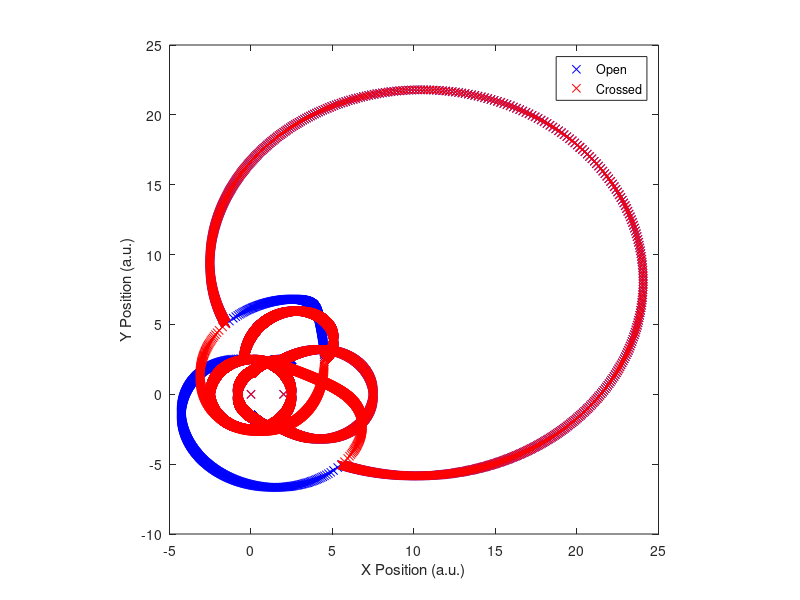
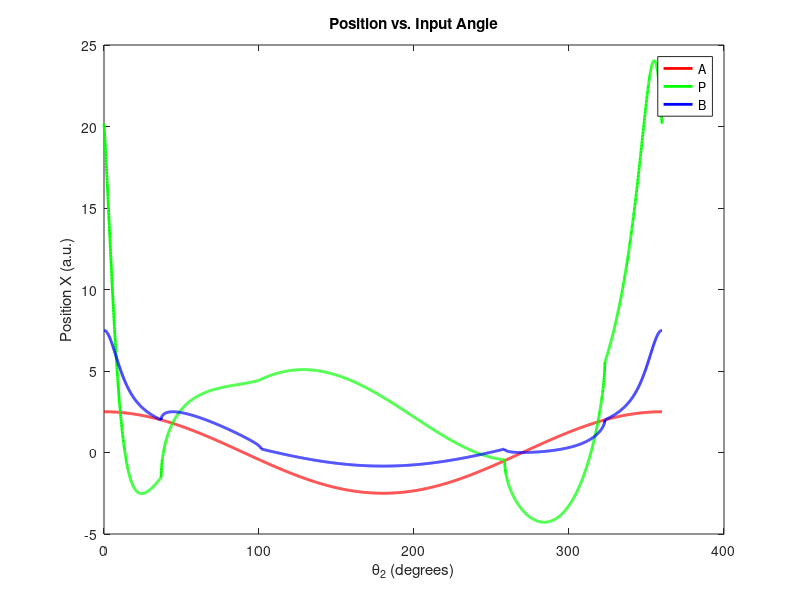
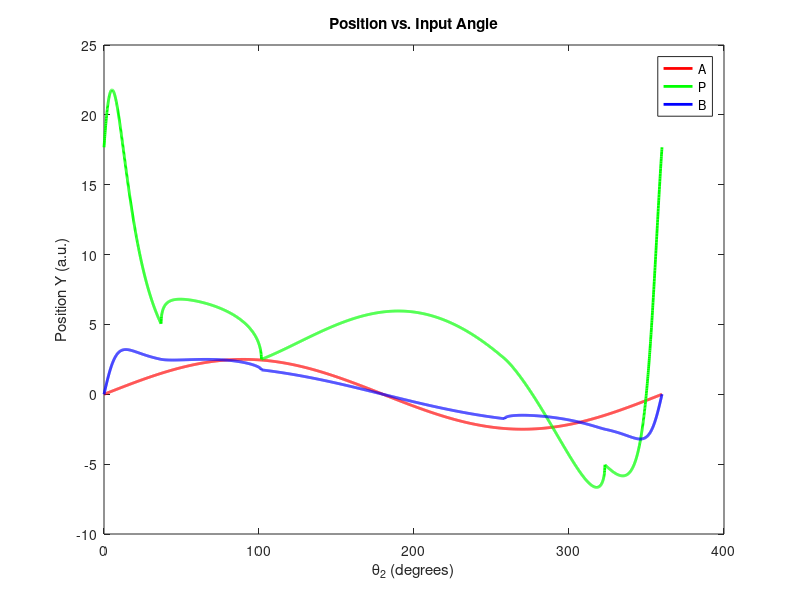
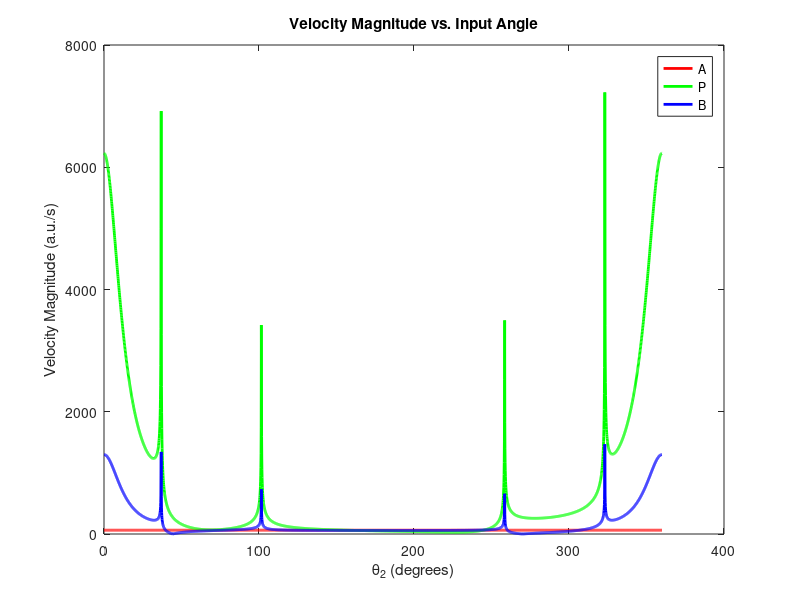

Write MATLAB code to recreate these figures, in order.
% Kevin Smiley, Alex Riley, Jared Strutton, Jason Tucker
% MAE 4120 Project 1
% 9/8/2015

clc;clear all;format long
% Calculates Position, Velocity, and Acceleration for any point on a
% Grashof condition fourbar linkage given the link lengths

%%%%%%%%%%%%%%%%%%%%%%%%%%%%%%%%%%%%%%%%%%%%%%%%%%%%%%%%%%%%%%%%%%%%%%%%%%%
%Input Parameters

start_angle = 0; %Start Angle for analysis
end_angle = 360;   %End angle for analysis
h = .1;             %Step Size for Angle Incrementation
theta2 = start_angle:h:end_angle;
omega2 =25;       %Angular Velocity of driver link (Link 2)
alpha2 = -4;        %Angular Acceleration of driver link (Link 2)
a = 2.5;         %Link 2 Length
b = 1;             %Link 3 Length
c = 2.5;           %Link 4 Length
d = 2;          %Link 1 Length
p =  5;          %Distance from point A to coupler point
PHI = 45;          %Angle of coupler point from link 3
Orientation = 1;   %Enter 1=Open, 2=Crossed

%%%%%%%%%%%%%%%%%%%%%%%%%%%%%%%%%%%%%%%%%%%%%%%%%%%%%%%%%%%%%%%%%%%%%%%%%%%
%Position Analysis
% theta2 = start_angle:h:end_angle;
K1 = d/a;
K2 = d/c;
K3 = ((a^2)-(b^2)+(c^2)+(d^2))/(2*a*c);
K4 = d/b;
K5 = ((c^2)-(d^2)-(a^2)-(b^2))/(2*a*b);

A = cosd(theta2)-K1-(K2*cosd(theta2))+K3;
B = -2*sind(theta2);
C = K1-((K2+1)*cosd(theta2))+K3;
D = cosd(theta2)-K1+(K4*cosd(theta2))+K5;
E = -2*sind(theta2);
F = K1+((K4-1)*cosd(theta2))+ K5;

num3_1 = -E-sqrt((E.^2)-(4.*D.*F));
num3_2 = -E+sqrt((E.^2)-(4.*D.*F));
den3 = 2*D;

num4_1 = -B-sqrt((B.^2)-(4.*A.*C));
num4_2 = -B+sqrt((B.^2)-(4.*A.*C));
den4 = 2*A;

theta3_1 = 2*atand(num3_1./den3);
theta3_2 = 2*atand(num3_2./den3);
theta4_1 = 2*atand(num4_1./den4);
theta4_2 = 2*atand(num4_2./den4);

% Position Results
PA_x = a*cosd(theta2);
PA_y = a*sind(theta2);
PB_1_x = b*cosd(theta3_1)+PA_x ;
PB_1_y = b*sind(theta3_1)+PA_y ;
PB_2_x = b*cosd(theta3_2)+PA_x ;
PB_2_y = b*sind(theta3_2)+PA_y ;
PPA_1_x = p*cosd(theta3_1+PHI) ;
PPA_1_y = p*sind(theta3_1+PHI) ;
PPA_2_x = p*cosd(theta3_2+PHI) ;
PPA_2_y = p*sind(theta3_2+PHI) ;
PP_1_x = PPA_1_x + PA_x;
PP_1_y = PPA_1_y + PA_y;
PP_2_x = PPA_2_x + PA_x;
PP_2_y = PPA_2_y + PA_y;

%%%%%%%%%%%%%%%%%%%%%%%%%%%%%%%%%%%%%%%%%%%%%%%%%%%%%%%%%%%%%%%%%%%%%%%%%%%
% Velocity Analysis

omega3_1 = (a*omega2.*sind(theta4_1-theta2))./(b*sind(theta3_1-theta4_1));
omega3_2 = (a*omega2.*sind(theta4_2-theta2))./(b*sind(theta3_2-theta4_2));
omega4_1 = (a*omega2.*sind(theta2-theta3_1))./(c*sind(theta4_1-theta3_1));
omega4_2 = (a*omega2.*sind(theta2-theta3_2))./(c*sind(theta4_2-theta3_2));

% Velocity Results
VA = a*omega2.*(-sind(theta2)+(1i*cosd(theta2)));
VA_x = real(VA);
VA_y = imag(VA);
VA_mag = abs(VA);
VA_ang = angle(VA)*(180/pi);

VBA_1 = b*omega3_1.*(-sind(theta3_1)+(1i*cosd(theta3_1)));
VBA_1_x = real(VBA_1);
VBA_1_y = imag(VBA_1);
VBA_1_mag = abs(VBA_1);
VBA_1_ang = angle(VBA_1)*(180/pi);

VBA_2 = b*omega3_2.*(-sind(theta3_2)+(1i*cosd(theta3_2)));
VBA_2_x = real(VBA_2);
VBA_2_y = imag(VBA_2);
VBA_2_mag = abs(VBA_2);
VBA_2_ang = angle(VBA_2)*(180/pi);

VB_1 = c*omega4_1.*(-sind(theta4_1)+(1i*cosd(theta4_1)));
VB_1_x = real(VB_1);
VB_1_y = imag(VB_1);
VB_1_mag = abs(VB_1);
VB_1_ang = angle(VB_1)*(180/pi);

VB_2 = c*omega4_2.*(-sind(theta4_2)+(1i*cosd(theta4_2)));
VB_2_x = real(VB_2);
VB_2_y = imag(VB_2);
VB_2_mag = abs(VB_2);
VB_2_ang = angle(VB_2)*(180/pi);

VPA_1 = p*omega3_1.*(-sind(theta3_1+PHI)+(1i*cosd(theta3_1+PHI)));
VPA_1_x = real(VPA_1);
VPA_1_y = imag(VPA_1);
VPA_1_mag = abs(VPA_1);
VPA_1_ang = angle(VPA_1)*(180/pi);

VPA_2 = p*omega3_2.*(-sind(theta3_2+PHI)+(1i*cosd(theta3_2+PHI)));
VPA_2_x = real(VPA_2);
VPA_2_y = imag(VPA_2);
VPA_2_mag = abs(VPA_2);
VPA_2_ang = angle(VPA_2)*(180/pi);

VP_1 = VPA_1+VA;
VP_1_x = real(VP_1);
VP_1_y = imag(VP_1);
VP_1_mag = abs(VP_1);
VP_1_ang = angle(VP_1)*(180/pi);

VP_2 = VPA_2+VA;
VP_2_x = real(VP_2);
VP_2_y = imag(VP_2);
VP_2_mag = abs(VP_2);
VP_2_ang = angle(VP_2)*(180/pi);

%%%%%%%%%%%%%%%%%%%%%%%%%%%%%%%%%%%%%%%%%%%%%%%%%%%%%%%%%%%%%%%%%%%%%%%%%%%
% Acceleration Analysis
A1 = c*sind(theta4_1);
A2 = c*sind(theta4_2);
B1 = b*sind(theta3_1);
B2 = b*sind(theta3_2);
C1 = (a*alpha2.*sind(theta2))+(a*(omega2.^2).*cosd(theta2))+(b*(omega3_1.^2).*cosd(theta3_1))- (c*(omega4_1.^2).*cosd(theta4_1));
C2 = (a*alpha2.*sind(theta2))+(a*(omega2.^2).*cosd(theta2))+(b*(omega3_2.^2).*cosd(theta3_2))- (c*(omega4_2.^2).*cosd(theta4_2));
D1 = c*cosd(theta4_1);
D2 = c*cosd(theta4_2);
E1 = b*cosd(theta3_1);
E2 = b*cosd(theta3_2);
F1 = (a*alpha2.*cosd(theta2))-(a*(omega2.^2)*sind(theta2))-(b*(omega3_1.^2).*sind(theta3_1))+ (c*(omega4_1.^2).*sind(theta4_1));
F2 = (a*alpha2.*cosd(theta2))-(a*(omega2.^2)*sind(theta2))-(b*(omega3_2.^2).*sind(theta3_2))+ (c*(omega4_2.^2).*sind(theta4_2));

alpha3_1 = ((C1.*D1)-(A1.*F1))./((A1.*E1)-(B1.*D1));
alpha3_2 = ((C2.*D2)-(A2.*F2))./((A2.*E2)-(B2.*D2));
alpha4_1 = ((C1.*E1)-(B1.*F1))./((A1.*E1)-(B1.*D1));
alpha4_2 = ((C2.*E2)-(B2.*F2))./((A2.*E2)-(B2.*D2));

% Acceleration Results
AA = (a*alpha2.*((-sind(theta2))+(1i*cosd(theta2)))) - (a*(omega2.^2).*((cosd(theta2))+(1i*sind(theta2))));
AA_x = real(AA);
AA_y = imag(AA);
AA_mag = abs(AA);
AA_ang = angle(AA)*(180/pi);

ABA_1 = (b*alpha3_1.*((-sind(theta3_1))+(1i*cosd(theta3_1)))) - (b*(omega3_1.^2).*((cosd(theta3_1))+(1i*sind(theta3_1))));
ABA_1_x = real(ABA_1);
ABA_1_y = imag(ABA_1);
ABA_1_mag = abs(ABA_1);
ABA_1_ang = angle(ABA_1)*(180/pi);

ABA_2 = (b*alpha3_2.*((-sind(theta3_2))+(1i*cosd(theta3_2)))) - (b*(omega3_2.^2).*((cosd(theta3_2))+(1i*sind(theta3_2))));
ABA_2_x = real(ABA_2);
ABA_2_y = imag(ABA_2);
ABA_2_mag = abs(ABA_2);
ABA_2_ang = angle(ABA_2)*(180/pi);

AB_1 = (c*alpha4_1.*((-sind(theta4_1))+(1i*cosd(theta4_1)))) - (c*(omega4_1.^2).*((cosd(theta4_1))+(1i*sind(theta4_1))));
AB_1_x = real(AB_1);
AB_1_y = imag(AB_1);
AB_1_mag = abs(AB_1);
AB_1_ang = angle(AB_1)*(180/pi);

AB_2 = (c*alpha4_2.*((-sind(theta4_2))+(1i*cosd(theta4_2)))) - (c*(omega4_2.^2).*((cosd(theta4_2))+(1i*sind(theta4_2))));
AB_2_x = real(AB_2);
AB_2_y = imag(AB_2);
AB_2_mag = abs(AB_2);
AB_2_ang = angle(AB_2)*(180/pi);

APA_1 = (p*alpha3_1.*(-sind(theta3_1+PHI)+(1i*cosd(theta3_1+PHI)))) - (p*(omega3_1.^2).*(cosd(theta3_1+PHI)+(1i*sind(theta3_1+PHI))));
APA_1_x = real(APA_1);
APA_1_y = imag(APA_1);
APA_1_mag = abs(APA_1);
APA_1_ang = angle(APA_1)*(180/pi);

APA_2 = (p*alpha3_2.*(-sind(theta3_2+PHI)+(1i*cosd(theta3_2+PHI)))) - (p*(omega3_2.^2).*(cosd(theta3_2+PHI)+(1i*sind(theta3_2+PHI))));
APA_2_x = real(APA_2);
APA_2_y = imag(APA_2);
APA_2_mag = abs(APA_2);
APA_2_ang = angle(APA_2)*(180/pi);

AP_1 = AA_x + APA_1_x + 1i*(AA_y + APA_1_y);
AP_1_x = real(AP_1);
AP_1_y = imag(AP_1);
AP_1_mag = abs(AP_1);
AP_1_ang = angle(AP_1)*(180/pi);

AP_2 = AA_x + APA_2_x + 1i*(AA_y + APA_2_y);
AP_2_x = real(AP_2);
AP_2_y = imag(AP_2);
AP_2_mag = abs(AP_2);
AP_2_ang = angle(AP_2)*(180/pi);

%%%%%%%%%%%%%%%%%%%%%%%%%%%%%%%%%%%%%%%%%%%%%%%%%%%%%%%%%%%%%%%%%%%%%%%%%%%
%Plot the Results (Varying Theta 2)

%Visualize Linkage Motion
figure(1);clf
plot([0,PA_x,PP_1_x,PB_1_x,d],[0,PA_y,PP_1_y,PB_1_y,0],'bx');hold on
plot([0,PA_x,PP_2_x,PB_2_x,d],[0,PA_y,PP_2_y,PB_2_y,0],'rx')
legend('Open','Crossed','Location','Best')
axis square
xlabel('X Position (a.u.)')
ylabel('Y Position (a.u.)')

%Plot Remaining Information
if Orientation == 1
    figure(2);clf
    plot(theta2,PA_x,'r-','Linewidth',2);hold on
    plot(theta2,PP_1_x,'g-','Linewidth', 2)
    plot(theta2,PB_1_x,'b-','Linewidth',2)
    xlabel('\theta_2 (degrees)')
    ylabel('Position X (a.u.)')
    title('Position vs. Input Angle')
    legend('A','P','B')
    
    figure(3);clf
    plot(theta2,PA_y,'r-','Linewidth',2);hold on
    plot(theta2,PP_1_y,'g-','Linewidth', 2)
    plot(theta2,PB_1_y,'b-','Linewidth',2)
    xlabel('\theta_2 (degrees)')
    ylabel('Position Y (a.u.)')
    title('Position vs. Input Angle')
    legend('A','P','B')
    
    figure(4);clf
    plot(theta2,VA_mag,'r-','Linewidth',2);hold on
    plot(theta2,VP_1_mag,'g-','Linewidth', 2)
    plot(theta2,VB_1_mag,'b-','Linewidth',2)
    xlabel('\theta_2 (degrees)')
    ylabel('Velocity Magnitude (a.u./s)')
    title('Velocity Magnitude vs. Input Angle')
    legend('A','P','B')
    
    figure(5);clf
    plot(theta2,AA_mag,'r-','Linewidth',2);hold on
    plot(theta2,AP_1_mag,'g-','Linewidth', 2)
    semilogy(theta2,AB_1_mag,'b-','Linewidth',2)
    xlabel('\theta_2 (degrees)')
    ylabel('Acceleration Magnitude (a.u./s^2)')
    title('Acceleration Magnitude vs. Input Angle')
    legend('A','P','B')
    
    figure(6);clf
    plot(PA_x,PA_y,'r-','Linewidth',2);hold on
    plot(PP_1_x,PP_1_y,'g-','Linewidth', 2)
    plot(PB_1_x,PB_1_y,'b-','Linewidth',2)
    xlabel('X Position (a.u.)')
    ylabel('Y Position (a.u.)')
    title('Position')
    legend('A','P','B')
    
    figure(7);clf
    plot(VA_x,VA_y,'r-','Linewidth',2);hold on
    plot(VP_1_x,VP_1_y,'g-','Linewidth', 2)
    plot(VB_1_x,VB_1_y,'b-','Linewidth',2)
    xlabel('X Velocity (a.u./s)')
    ylabel('Y Velocity (a.u./s)')
    title('Velocity')
    legend('A','P','B')
    
    figure(8);clf
    plot(AA_x,AA_y,'r-','Linewidth',2);hold on
    plot(AP_1_x,AP_1_y,'g-','Linewidth', 2)
    plot(AB_1_x,AB_1_y,'b-','Linewidth',2)
    xlabel('X Acceleration (a.u./s^2)')
    ylabel('Y Acceleration (a.u./s^2)')
    title('Acceleration')
    legend('A','P','B')
    
elseif Orientation ==2
    figure(2);clf
    plot(theta2,PA_x,'r-','Linewidth',2);hold on
    plot(theta2,PP_2_x,'g-','Linewidth', 2)
    plot(theta2,PB_2_x,'b-','Linewidth',2)
    xlabel('\theta_2 (degrees)')
    ylabel('Position X (a.u.)')
    title('Position vs. Input Angle')
    legend('A','P','B')
    
    figure(3);clf
    plot(theta2,PA_y,'r-','Linewidth',2);hold on
    plot(theta2,PP_2_y,'g-','Linewidth', 2)
    plot(theta2,PB_2_y,'b-','Linewidth',2)
    xlabel('\theta_2 (degrees)')
    ylabel('Position Y (a.u.)')
    title('Position vs. Input Angle')
    legend('A','P','B')
    
    figure(4);clf
    plot(theta2,VA_mag,'r-','Linewidth',2);hold on
    plot(theta2,VP_2_mag,'g-','Linewidth', 2)
    plot(theta2,VB_2_mag,'b-','Linewidth',2)
    xlabel('\theta_2 (degrees)')
    ylabel('Velocity Magnitude (a.u./s)')
    title('Velocity Magnitude vs. Input Angle')
    legend('A','P','B')
    
    figure(5);clf
    plot(theta2,AA_mag,'r-','Linewidth',2);hold on
    plot(theta2,AP_2_mag,'g-','Linewidth', 2)
    plot(theta2,AB_2_mag,'b-','Linewidth',2)
    xlabel('\theta_2 (degrees)')
    ylabel('Acceleration Magnitude (a.u./s^2)')
    title('Acceleration Magnitude vs. Input Angle')
    legend('A','P','B')
    
    figure(6);clf
    plot(PA_x,PA_y,'r-','Linewidth',2);hold on
    plot(PP_2_x,PP_2_y,'g-','Linewidth', 2)
    plot(PB_2_x,PB_2_y,'b-','Linewidth',2)
    xlabel('X Position (a.u.)')
    ylabel('Y Position (a.u.)')
    title('Position')
    legend('A','P','B')
    
    figure(7);clf
    plot(VA_x,VA_y,'r-','Linewidth',2);hold on
    plot(VP_2_x,VP_2_y,'g-','Linewidth', 2)
    plot(VB_2_x,VB_2_y,'b-','Linewidth',2)
    xlabel('X Velocity (a.u./s)')
    ylabel('Y Velocity (a.u./s)')
    title('Velocity')
    legend('A','P','B')
    
    figure(8);clf
    plot(AA_x,AA_y,'r-','Linewidth',2);hold on
    plot(AP_2_x,AP_2_y,'g-','Linewidth', 2)
    plot(AB_2_x,AB_2_y,'b-','Linewidth',2)
    xlabel('X Acceleration (a.u./s^2)')
    ylabel('Y Acceleration (a.u./s^2)')
    title('Acceleration')
    legend('A','P','B')
else
    error('ERROR. Check your input parameters')
end


